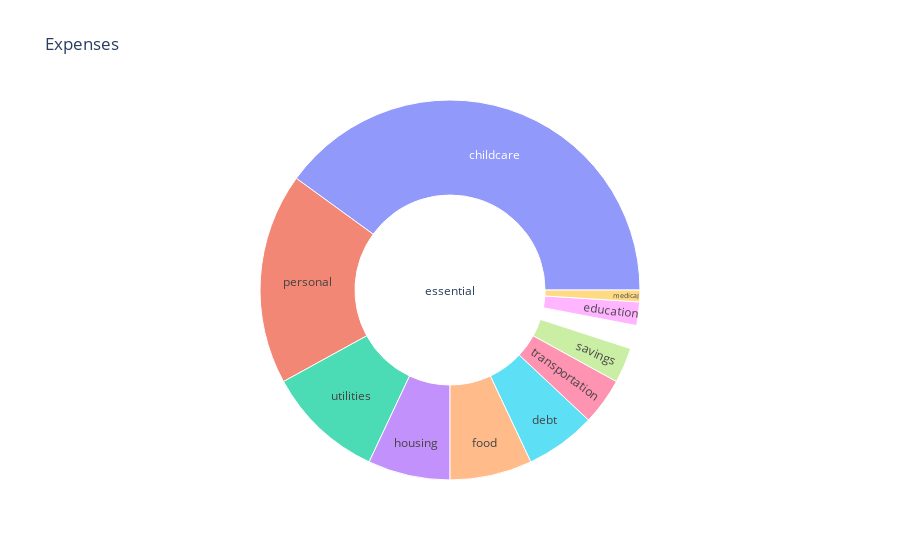

The notebook cell this image was saved under:
### Code cell
inside = ['savings', 'savings', 'debt', 'housing', 'transportation', 'food', 'utilities', 'medical', 'education', 'childcare', 'personal']

outside = ['essential' for i in range(len(inside))]

# blues
# https://coolors.co/05668d-028090-00a896-02c39a-f0f3bd
# rainbow
# https://coolors.co/f94144-f3722c-f8961e-f9844a-f9c74f-90be6d-43aa8b-4d908e-577590-277da1

import random
def constrain_sum(n, total):
    # Return an randomly chosen list of n positive intergers summing to 100/total
    dividers = sorted(random.sample(range(1, total), n-1))
    return [a - b for a,b in zip(dividers + [total], [0]+dividers)]
nums = constrain_sum(len(inside), 100)

nums

import random
import plotly.express as px
data = dict(
    character= inside,
    parent = outside,
    value= nums)

fig =px.sunburst(
    data,
    names='character',
    parents='parent',
    values='value',
    title = 'Expenses'
)
fig.show()

### Figure 1 — Plotly figure (JSON) as saved in the notebook; plotly's stock layout.template omitted (floating-point values rounded to 4 significant figures)
{"data": [{"domain": {"x": [0, 1], "y": [0, 1]}, "hovertemplate": "character=%{label}<br>value=%{value}<br>parent=%{parent}<extra></extra>", "labels": ["savings", "savings", "debt", "housing", "transportation", "food", "utilities", "medical", "education", "childcare", "personal"], "name": "", "parents": ["essential", "essential", "essential", "essential", "essential", "essential", "essential", "essential", "essential", "essential", "essential"], "type": "sunburst", "values": [2, 3, 6, 7, 4, 7, 10, 1, 2, 40, 18]}], "layout": {"legend": {"tracegroupgap": 0}, "title": {"text": "Expenses"}}}
